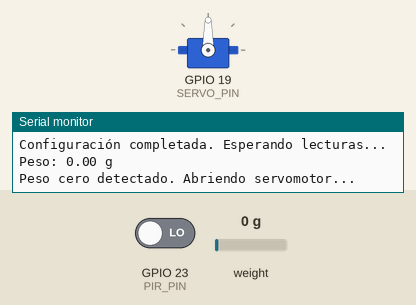
The sketch below on a simulated ESP32. Parts: servo, the last lines printed to the serial monitor. The test bench sets the inputs (shaded band); at power-on: GPIO 23 (PIR_PIN) LOW, weight on the scale 0 g.

Above: at 2.2 s.
2.3 s: GPIO 23 (PIR_PIN) driven HIGH
At 13.0 s:
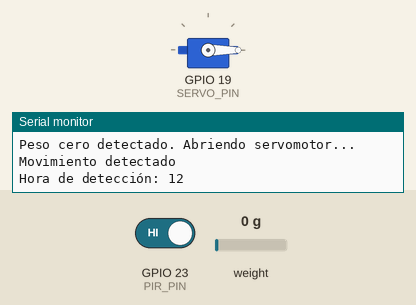
Timing chart, 0 to 15.5 s (numbered marks = the images above; inputs shaded):
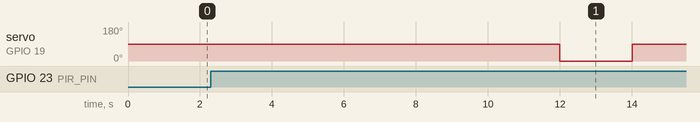

The sketch:

sinUbidots.ino
```cpp
#include <WiFi.h> // Incluye esta solo si mantienes el ESP32 conectado al WiFi
#include "HX711.h"
#include "ESP32Servo.h"

// Pines para el HX711
const int LOADCELL_DOUT_PIN = 5;  // Pin DT del HX711
const int LOADCELL_SCK_PIN = 18;  // Pin SCK del HX711

// Pines para el Servomotor y el sensor de movimiento
const int SERVO_PIN = 19;         // Pin donde está conectado el servomotor
const int PIR_PIN = 23;           // Pin donde está conectado el sensor de movimiento

// Objetos para el HX711 y el Servomotor
HX711 scale;
Servo myServo;

float factor_de_calibracion = 470588.2; // Ajusta este valor según el cálculo

void setup() {
  Serial.begin(115200);

  // Configura el HX711
  scale.begin(LOADCELL_DOUT_PIN, LOADCELL_SCK_PIN);
  scale.set_scale(factor_de_calibracion); // Aplica el factor de calibración
  scale.tare();                           // Ajusta la tara para que el valor inicial sea 0

  // Configura el servomotor
  myServo.attach(SERVO_PIN);

  // Configura el sensor de movimiento
  pinMode(PIR_PIN, INPUT);

  Serial.println("Configuración completada. Esperando lecturas...");
}

void loop() {
  // Lee el peso del plato
  float peso = (scale.get_units(10) * 1000)*-1; // Convierte a gramos
  Serial.print("Peso: ");
  Serial.print(peso);
  Serial.println(" g");

  // Verifica si el peso es menor a 0.01 gramos
  if (peso < 1) {
    Serial.println("Peso cero detectado. Abriendo servomotor...");
    myServo.write(90); // Abre el servomotor
    delay(10000);      // Espera 10 segundos
    myServo.write(0);  // Cierra el servomotor
  }

  // Lee el estado del sensor de movimiento
  if (digitalRead(PIR_PIN) == HIGH) {
    Serial.println("Movimiento detectado");
    // Imprime la hora en que se detectó el movimiento
    Serial.print("Hora de detección: ");
    Serial.println(millis() / 1000); // Hora en segundos desde el inicio
  }

  delay(1000); // Lee cada segundo
}
```
